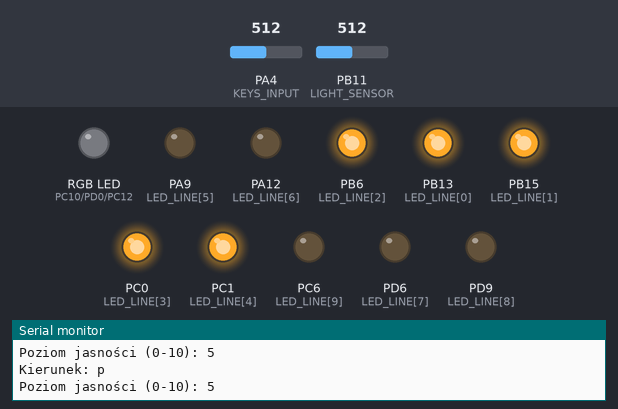
Bench run of a sketch on a simulated STM32 Blue Pill. On the bench: an RGB LED mixed from three pins (HIGH = lit), output pins drawn as LEDs (lit = HIGH), the last lines printed to the serial monitor. The test bench sets the inputs (shaded band); at power-on: PB11 (LIGHT_SENSOR) = 512, PA4 (KEYS_INPUT) = 512.

Above: at 1.2 s.
1.3 s: PB11 (LIGHT_SENSOR) set to 400
At 2.2 s:
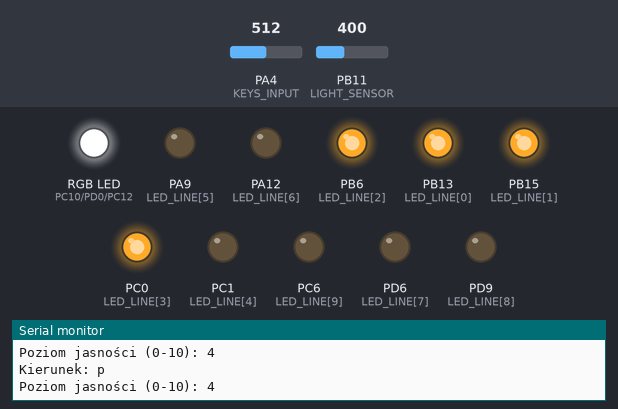
2.8 s: PB11 (LIGHT_SENSOR) set to 306
At 3.6 s:
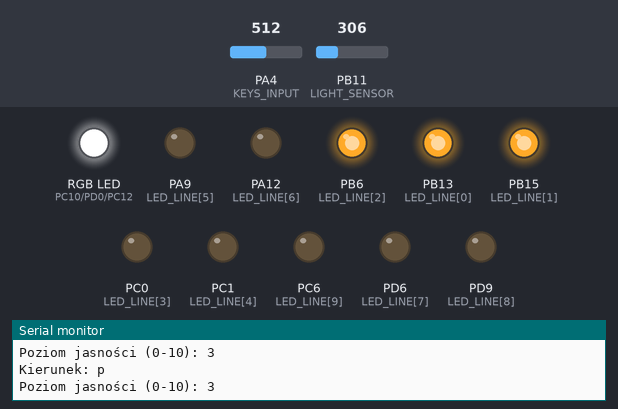
4.3 s: PB11 (LIGHT_SENSOR) set to 122
At 5.1 s:
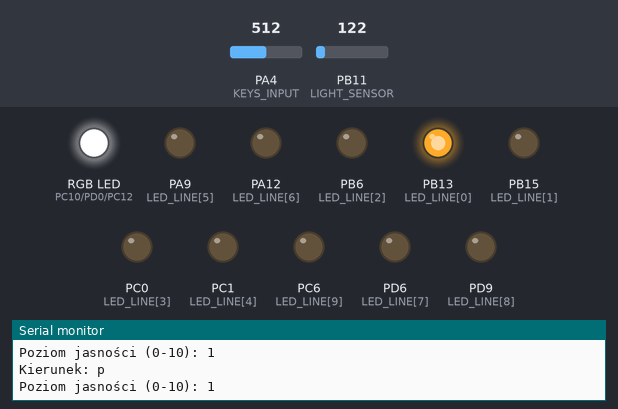
5.8 s: PB11 (LIGHT_SENSOR) set to 90
At 6.5 s:
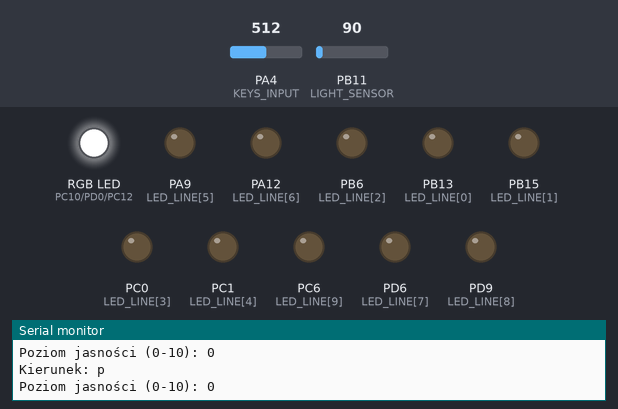
7.3 s: PB11 (LIGHT_SENSOR) set to 690
At 8.0 s:
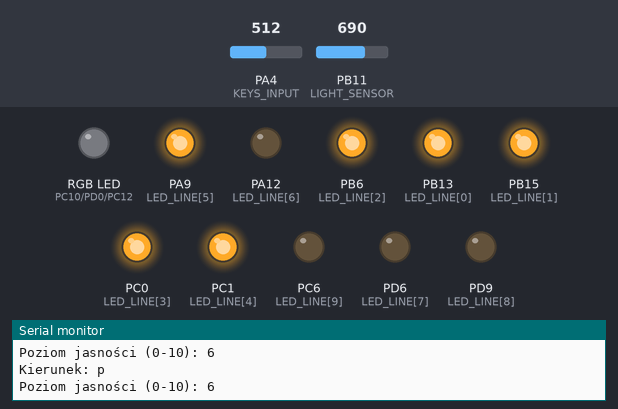
8.8 s: PB11 (LIGHT_SENSOR) set to 511
At 9.4 s:
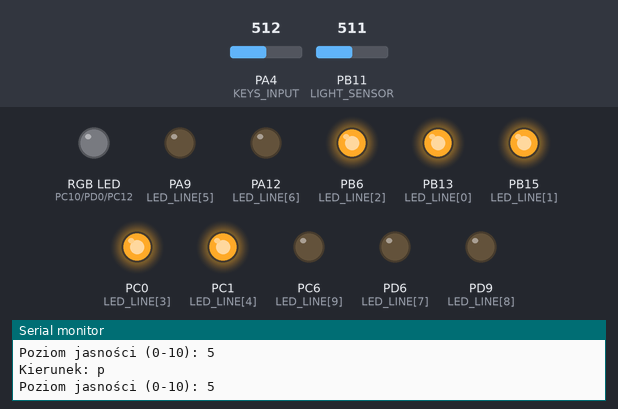
Timing chart, 0 to 11.3 s (numbered marks = the images above; inputs shaded):
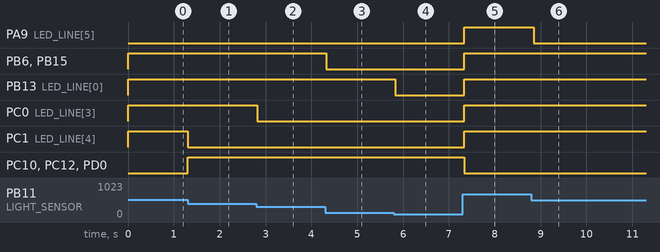

The sketch:

Smart_Lamp_VU_Meter.ino
```cpp
/*
 * Smart_Lamp_VU_Meter.ino
 *
 * Funkcja: Automatyczne sterowanie diodą RGB w zależności od natężenia światła
 * oraz wyświetlanie poziomu jasności na linijce LED (Bar Graph).
 * Dodatkowo obsługa przycisków analogowych z logowaniem na Serial Port.
 */

// --- Konfiguracja Pinów (Mapowanie dla STM32/Arduino) ---
#define LIGHT_SENSOR PB11
#define KEYS_INPUT    PA4

// RGB LED
#define RGB_RED      PC10
#define RGB_GREEN    PD0
#define RGB_BLUE     PC12

// Linijka LED (10 diod)
const uint8_t LED_LINE[] = {PB13, PB15, PB6, PC0, PC1, PA9, PA12, PD6, PD9, PC6};

// Wyświetlacz 7-segmentowy (zdefiniowany, ale nieużyty w logice loop)
#define LED_8A PC3
#define LED_8B PB12
#define LED_8C PA0
#define LED_8D PA15
#define LED_8E PD3
#define LED_8F PA11
#define LED_8G PD4
#define DIG_L  PC8
#define DIG_R  PC9

void setup() {
  Serial.begin(9600);

  // Konfiguracja wejść
  pinMode(LIGHT_SENSOR, INPUT);
  pinMode(KEYS_INPUT, INPUT);

  // Konfiguracja wyjść RGB
  pinMode(RGB_RED, OUTPUT);
  pinMode(RGB_GREEN, OUTPUT);
  pinMode(RGB_BLUE, OUTPUT);

  // Konfiguracja linijki LED w pętli (czystszy kod)
  for (int i = 0; i < 10; i++) {
    pinMode(LED_LINE[i], OUTPUT);
  }

  // Stan początkowy
  digitalWrite(RGB_GREEN, HIGH);
  digitalWrite(RGB_RED, HIGH);
}

void loop() {
  // 1. Odczyt czujnika światła
  int lightLevel = analogRead(LIGHT_SENSOR);
  int pwmValue = lightLevel / 4; // Skalowanie do 0-255 dla analogWrite

  // Sterowanie kolorem niebieskim przez PWM
  analogWrite(RGB_BLUE, pwmValue);

  // 2. Automatyczny włącznik (Progi jasności)
  if (pwmValue > 100) {
    digitalWrite(RGB_RED, LOW);
    digitalWrite(RGB_GREEN, LOW);
    digitalWrite(RGB_BLUE, LOW);
  } else {
    digitalWrite(RGB_RED, HIGH);
    digitalWrite(RGB_GREEN, HIGH);
    digitalWrite(RGB_BLUE, HIGH);
  }

  // 3. Obsługa przycisków analogowych
  int keyVal = analogRead(KEYS_INPUT);
  char direction = ' ';

  if (keyVal > 1010 && keyVal < 1020)      direction = 'n';
  else if (keyVal > 510 && keyVal < 520)  direction = 'p';
  else if (keyVal > 680 && keyVal < 690)  direction = 'l';
  else if (keyVal > 410 && keyVal < 420)  direction = 'o';

  if (direction != ' ') {
    Serial.print("Kierunek: ");
    Serial.println(direction);
  }

  // 4. Skalowanie poziomu dla linijki LED (0-10)
  int barLevel = lightLevel / 100;
  Serial.print("Poziom jasności (0-10): ");
  Serial.println(barLevel);

  // Aktualizacja linijki LED
  updateBarGraph(barLevel);

  delay(100); // Zmniejszyłem delay dla lepszej responsywności
}

// Funkcja pomocnicza do obsługi linijki LED
void updateBarGraph(int level) {
  for (int i = 0; i < 10; i++) {
    if (i < level) {
      digitalWrite(LED_LINE[i], HIGH);
    } else {
      digitalWrite(LED_LINE[i], LOW);
    }
  }
}
```

Measured:
- after the input at 1.3 s, PC1 (LED_LINE[4]): HIGH → LOW at once; PC10 (RGB_RED), PC12 (RGB_BLUE), PD0 (RGB_GREEN): LOW → HIGH at once
- after the input at 2.8 s, PC0 (LED_LINE[3]): HIGH → LOW at once
- after the input at 4.3 s, PB6 (LED_LINE[2]), PB15 (LED_LINE[1]): HIGH → LOW at once
- after the input at 5.8 s, PB13 (LED_LINE[0]): HIGH → LOW at once
- after the input at 7.3 s, PA9 (LED_LINE[5]), PB6 (LED_LINE[2]), PB13 (LED_LINE[0]), PB15 (LED_LINE[1]), PC0 (LED_LINE[3]), PC1 (LED_LINE[4]): LOW → HIGH at once; PC10 (RGB_RED), PC12 (RGB_BLUE), PD0 (RGB_GREEN): HIGH → LOW at once
- after the input at 8.8 s, PA9 (LED_LINE[5]): HIGH → LOW after 0.05 s
